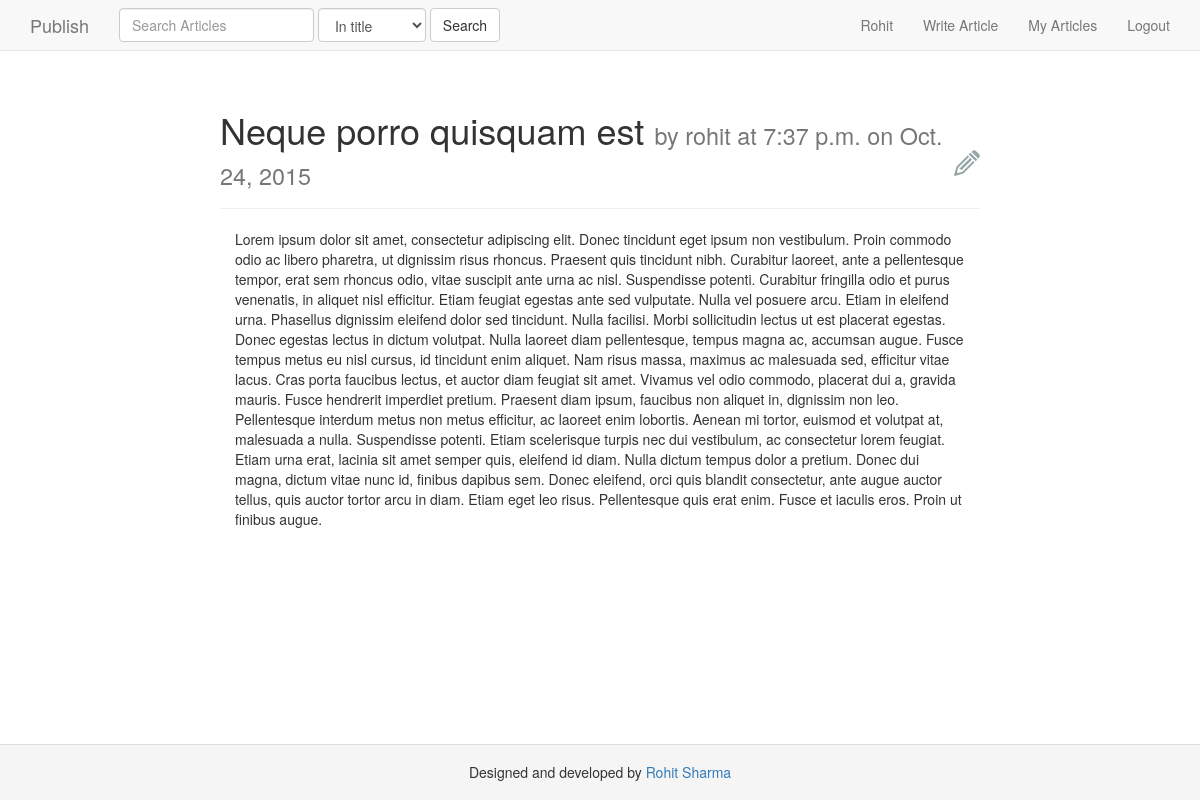
The page /article/neque-porro-quisquam-est-qui-dolorem-ipsum/ (signed in) on the database as committed earlier.
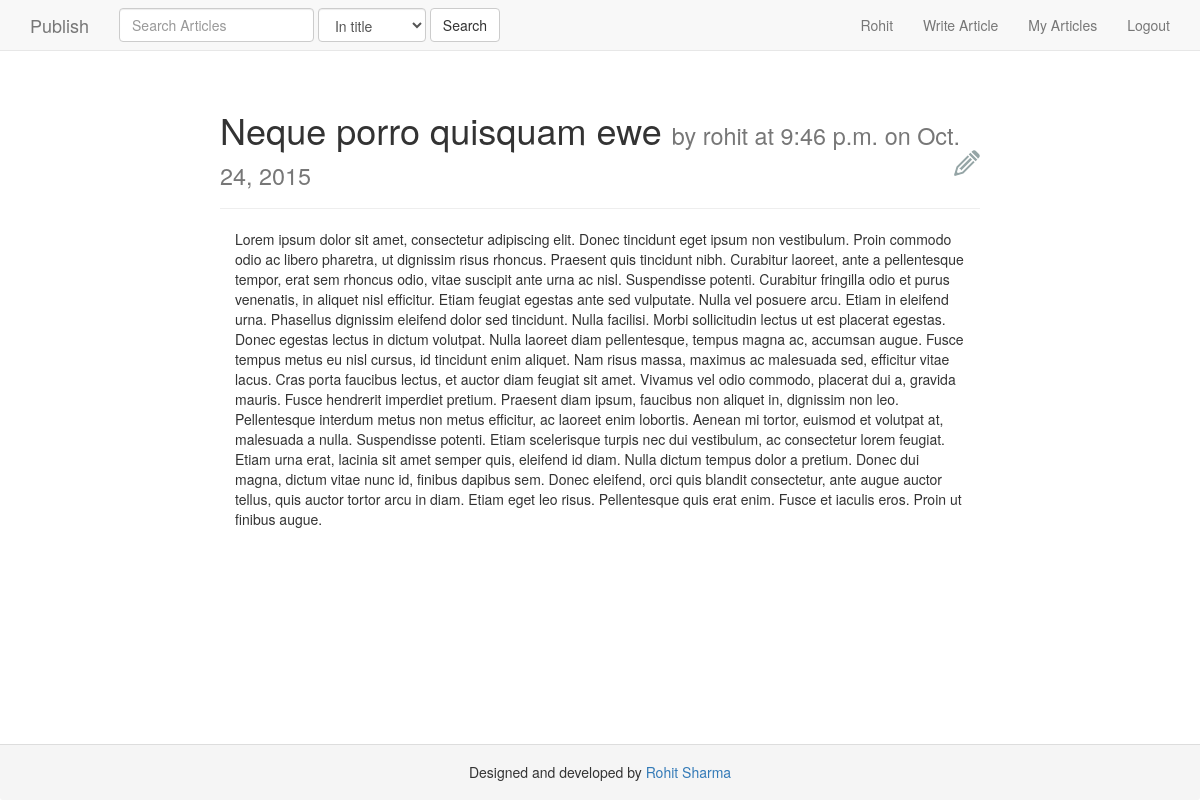
The same page on the database as committed later.
### articles/models.py (models this page shows, shortened)
class Article(models.Model):
	user = models.ForeignKey(User)
	title = models.CharField(max_length=120)
	content = models.TextField(null=True,blank=True)
	slug = models.SlugField(unique=True)
	timestamp = models.DateTimeField(auto_now_add=True,auto_now = False)
	updated = models.DateTimeField(auto_now_add=False,auto_now = True)
	active = models.BooleanField(default=True)
	class Meta:
		unique_together = ('title', 'slug')
	def edit_article_url(self):
		return reverse("edit_article",kwargs={"slug":self.slug})

### articles/views.py (the view)
# urls.py: url(r'^article/(?P<slug>[\w-]+)/',single_article,name="single_article"),
def single_article(request, slug):
	article = Article.objects.get(slug=slug)
	context = {'article':article}
	template = 'articles/single_article.html'
	return render(request,template,context)

### templates/articles/single_article.html (shortened to what this page needs)
{% extends "base.html" %}
{% load staticfiles %}
{% block container %}
<div class="col-md-2">
</div>
<div class="container">
	<div class="col-md-8">
		<div class="row">
			<div class="page-header">
			  <h1>
			  {{article.title}} <small> by {{article.user.username}} at {{article.updated|time}} on {{article.updated|date}}</small>
			{% if user == article.user %}
				<a href="{{article.edit_article_url }}" >
			    		<img class="pull-right" src="{% static 'img/edit.png' %}"/>
			    </a>
			{% endif %}
			  </h1>
			</div>
			<div class="col-md-12">
				{{article.content}}
			</div>
		</div>
	</div>
</div>
<div class="col-md-2">
</div>
{% endblock %}

Rows that differ between the two databases and show on the page:
changed Article "rohit": title "Neque porro quisquam est" → "Neque porro quisquam ewe"; updated "7:37 p.m." → "9:46 p.m."
